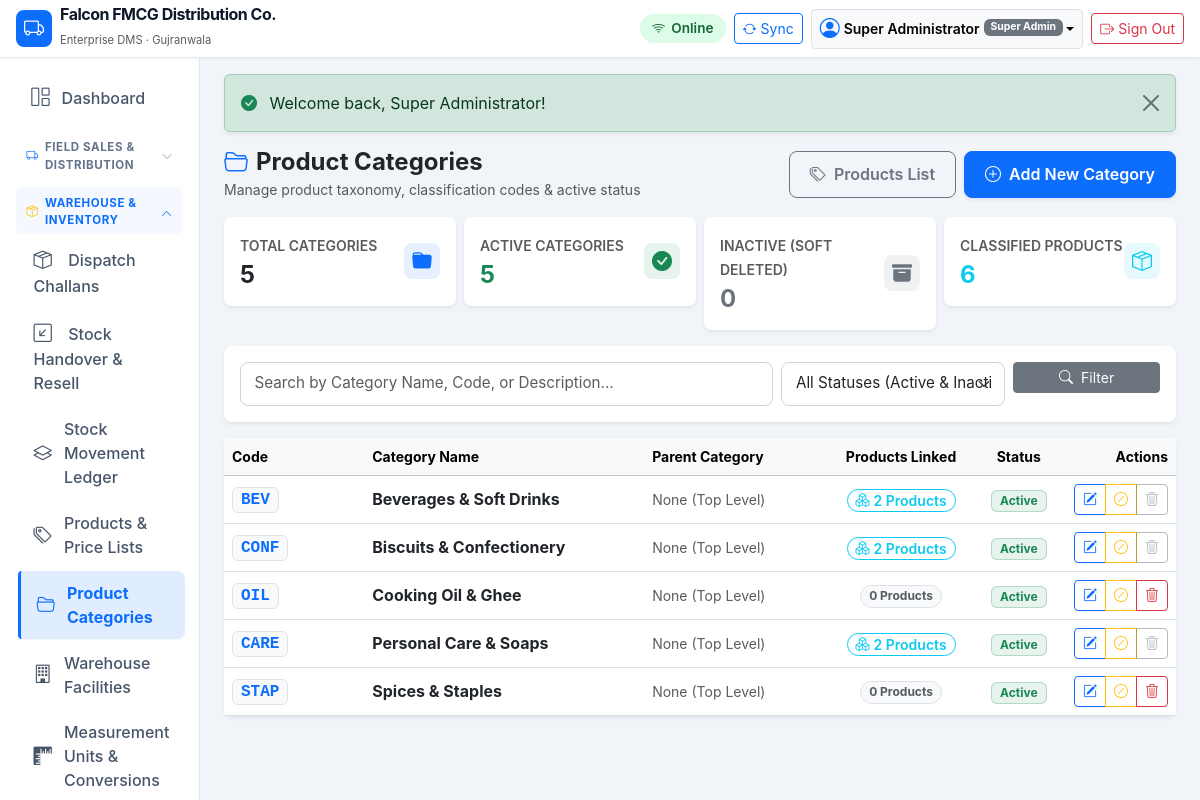
Page /modules/products/categories.php (signed in) on the committed database.
### tables this page shows
CREATE TABLE `companies` (
    `id` INT UNSIGNED AUTO_INCREMENT PRIMARY KEY,
    `name` VARCHAR(150) NOT NULL,
    `legal_name` VARCHAR(200) NULL,
    `email` VARCHAR(100) NULL,
    `phone` VARCHAR(50) NULL,
    `address` TEXT NULL,
    `city` VARCHAR(100) DEFAULT 'Gujranwala',
    `ntn` VARCHAR(50) NULL,
    `strn` VARCHAR(50) NULL,
    `currency` VARCHAR(10) DEFAULT 'PKR',
    `currency_symbol` VARCHAR(10) DEFAULT 'Rs.',
    `financial_year_start` DATE NULL,
    `invoice_prefix` VARCHAR(10) DEFAULT 'INV-',
    `purchase_prefix` VARCHAR(10) DEFAULT 'PO-',
    `order_prefix` VARCHAR(10) DEFAULT 'SO-',
    `delivery_prefix` VARCHAR(10) DEFAULT 'DC-',
    `receipt_prefix` VARCHAR(10) DEFAULT 'RCP-',
    `default_warehouse_id` INT UNSIGNED NULL,
    `inventory_valuation` ENUM('WAC', 'FIFO') DEFAULT 'WAC',
    `allow_negative_stock` TINYINT(1) DEFAULT 0,
    `status` ENUM('active', 'inactive') DEFAULT 'active',
    `created_at` TIMESTAMP DEFAULT CURRENT_TIMESTAMP,
    `updated_at` TIMESTAMP DEFAULT CURRENT_TIMESTAMP ON UPDATE CURRENT_TIMESTAMP
);

CREATE TABLE `users` (
    `id` INT UNSIGNED AUTO_INCREMENT PRIMARY KEY,
    `role_id` INT UNSIGNED NOT NULL,
    `username` VARCHAR(80) NOT NULL UNIQUE,
    `password_hash` VARCHAR(255) NOT NULL,
    `full_name` VARCHAR(150) NOT NULL,
    `email` VARCHAR(120) NULL,
    `phone` VARCHAR(50) NULL,
    `status` ENUM('active', 'inactive', 'suspended') DEFAULT 'active',
    `last_login_at` DATETIME NULL,
    `created_at` TIMESTAMP DEFAULT CURRENT_TIMESTAMP,
    `updated_at` TIMESTAMP DEFAULT CURRENT_TIMESTAMP ON UPDATE CURRENT_TIMESTAMP,
    CONSTRAINT `fk_users_role` FOREIGN KEY (`role_id`) REFERENCES `roles` (`id`)
);

CREATE TABLE `roles` (
    `id` INT UNSIGNED AUTO_INCREMENT PRIMARY KEY,
    `name` VARCHAR(100) NOT NULL,
    `slug` VARCHAR(100) NOT NULL UNIQUE,
    `description` VARCHAR(255) NULL,
    `is_system` TINYINT(1) DEFAULT 0,
    `created_at` TIMESTAMP DEFAULT CURRENT_TIMESTAMP
);

CREATE TABLE `categories` (
    `id` INT UNSIGNED AUTO_INCREMENT PRIMARY KEY,
    `name` VARCHAR(100) NOT NULL,
    `code` VARCHAR(50) NOT NULL UNIQUE,
    `description` TEXT NULL,
    `parent_id` INT UNSIGNED NULL,
    `status` ENUM('active', 'inactive') DEFAULT 'active',
    `created_at` TIMESTAMP DEFAULT CURRENT_TIMESTAMP,
    CONSTRAINT `fk_cat_parent` FOREIGN KEY (`parent_id`) REFERENCES `categories` (`id`) ON DELETE SET NULL
);

### modules/products/categories.php (the view, shortened to what the rows shown need)
<?php
requireLogin();
$pdo = getDatabaseConnection();
$currentUser = getCurrentUser();
$where = ["1=1"];
$params = [];
$whereSql = implode(' AND ', $where);
$query = "
    SELECT c.*,
           p.name AS parent_name,
           (SELECT COUNT(*) FROM `products` pr WHERE pr.category_id = c.id) AS product_count,
           (SELECT COUNT(*) FROM `products` pr WHERE pr.category_id = c.id AND pr.status = 'active') AS active_product_count
    FROM `categories` c
    LEFT JOIN `categories` p ON c.parent_id = p.id
    WHERE {$whereSql}
    ORDER BY c.name ASC
";
$stmt = $pdo->prepare($query);
$stmt->execute($params);
$categories = $stmt->fetchAll();
require_once dirname(__DIR__, 2) . '/includes/header.php';
?>
<div class="card border-0 shadow-sm rounded-3">
    <div class="card-body p-0">
        <?php if (empty($categories)): ?>
            <div class="p-4 text-center text-muted">
                <i class="bi bi-folder-x fs-1 d-block text-secondary opacity-50 mb-2"></i>
                No categories found matching your query.
            </div>
        <?php else: ?>
            <div class="table-responsive">
                <table class="table table-hover align-middle mb-0">
                    <thead class="table-light small">
                        <tr>
                            <th style="width: 15%;">Code</th>
                            <th style="width: 30%;">Category Name</th>
                            <th style="width: 20%;">Parent Category</th>
                            <th style="width: 15%;" class="text-center">Products Linked</th>
                            <th style="width: 10%;" class="text-center">Status</th>
                            <th style="width: 10%;" class="text-end">Actions</th>
                        </tr>
                    </thead>
                    <tbody>
                        <?php foreach ($categories as $cat): ?>
                            <tr class="<?= $cat['status'] === 'inactive' ? 'table-light opacity-75' : '' ?>">
                                <td>
                                    <span class="badge bg-light text-primary border font-monospace px-2 py-1 fs-6">
                                        <?= htmlspecialchars($cat['code']) ?>
                                    </span>
                                </td>
                                <td>
                                    <div class="fw-bold text-dark fs-6"><?= htmlspecialchars($cat['name']) ?></div>
                                </td>
                                <td>
                                    <?php if (!empty($cat['parent_name'])): ?>
                                        <span class="badge bg-light text-dark border">
                                            <i class="bi bi-arrow-return-right me-1 text-muted"></i><?= htmlspecialchars($cat['parent_name']) ?>
                                        </span>
                                    <?php else: ?>
                                        <span class="text-muted small">None (Top Level)</span>
                                    <?php endif; ?>
                                </td>
                                <td class="text-center">
                                    <?php if ((int)$cat['product_count'] > 0): ?>
                                        <a href="<?= BASE_URL ?>/modules/products/index.php?cat_id=<?= $cat['id'] ?>" class="btn btn-sm btn-outline-info py-0 px-2 rounded-pill fw-semibold" title="View products in this category">
                                            <i class="bi bi-boxes me-1"></i><?= $cat['product_count'] ?> Products
                                        </a>
                                    <?php else: ?>
                                        <span class="badge bg-light text-muted border rounded-pill">0 Products</span>
                                    <?php endif; ?>
                                </td>
                                <td class="text-center">
                                    <?php if ($cat['status'] === 'active'): ?>
                                        <span class="badge bg-success bg-opacity-10 text-success border border-success border-opacity-25 px-2 py-1">Active</span>
                                    <?php else: ?>
                                        <span class="badge bg-secondary bg-opacity-10 text-secondary border border-secondary border-opacity-25 px-2 py-1">Inactive (Soft-Deleted)</span>
                                    <?php endif; ?>
                                </td>
                                <td class="text-end">
                                    <div class="btn-group btn-group-sm">
                                        <?php if (hasPermission('products', 'edit')): ?>
                                            <button type="button" class="btn btn-outline-primary"
                                                    title="Edit Category"
                                                    onclick='openEditModal(<?= json_encode($cat, JSON_HEX_APOS | JSON_HEX_QUOT) ?>)'>
                                                <i class="bi bi-pencil-square"></i>
                                            </button>
                                            <?php if ($cat['status'] === 'active'): ?>
                                                <button type="button" class="btn btn-outline-warning"
                                                        title="Deactivate / Soft Delete Category"
                                                        onclick="confirmToggleStatus(<?= $cat['id'] ?>, '<?= htmlspecialchars(addslashes($cat['name'])) ?>', 'deactivate')">
                                                    <i class="bi bi-slash-circle"></i>
                                                </button>
                                            <?php endif; ?>
                                        <?php endif; ?>
                                        <?php if (hasPermission('products', 'delete')): ?>
                                            <?php if ((int)$cat['product_count'] === 0): ?>
                                                <button type="button" class="btn btn-outline-danger"
                                                        title="Delete Category"
                                                        onclick="confirmPermanentDelete(<?= $cat['id'] ?>, '<?= htmlspecialchars(addslashes($cat['name'])) ?>')">
                                                    <i class="bi bi-trash3"></i>
                                                </button>
                                            <?php else: ?>
                                                <button type="button" class="btn btn-outline-secondary opacity-50"
                                                        disabled
                                                        title="Cannot delete: <?= $cat['product_count'] ?> products are linked. Use Deactivate (Soft-Delete) instead.">
                                                    <i class="bi bi-trash3"></i>
                                                </button>
                                            <?php endif; ?>
                                        <?php endif; ?>
                                    </div>
                                </td>
                            </tr>
                        <?php endforeach; ?>
                    </tbody>
                </table>
            </div>
        <?php endif; ?>
    </div>
</div>
<?php require_once dirname(__DIR__, 2) . '/includes/footer.php'; ?>

### includes/header.php (shortened to what the rows shown need)
<?php
$currentUser = getCurrentUser();
$company = getCompanyInfo(getDatabaseConnection());
?>
<!DOCTYPE html>
<html lang="en">
<head>
    <link rel="stylesheet" href="<?= BASE_URL ?>/assets/vendor/bootstrap/bootstrap.min.css">
    <link rel="stylesheet" href="<?= BASE_URL ?>/assets/vendor/bootstrap-icons/bootstrap-icons.min.css">
    <link rel="stylesheet" href="<?= BASE_URL ?>/assets/css/app.css">
</head>
<body>
<header class="navbar navbar-expand-lg navbar-dms sticky-top px-3 py-2">
    <div class="container-fluid p-0">
        <a class="navbar-brand d-flex align-items-center me-3" href="<?= BASE_URL ?>/dashboard.php">
            <div>
                <div class="brand-text fs-6 lh-1"><?= htmlspecialchars($company['name'] ?? APP_NAME) ?></div>
                <small class="text-muted" style="font-size: 0.7rem;">Enterprise DMS · <?= htmlspecialchars($company['city'] ?? 'Gujranwala') ?></small>
            </div>
        </a>
        <div class="d-flex align-items-center ms-auto gap-2">
            <?php if ($currentUser): ?>
            <div class="dropdown">
                <button class="btn btn-sm btn-light border dropdown-toggle d-flex align-items-center" type="button" data-bs-toggle="dropdown" aria-expanded="false">
                    <i class="bi bi-person-circle fs-5 me-1 text-primary"></i>
                    <span class="d-none d-md-inline fw-semibold me-1"><?= htmlspecialchars($currentUser['full_name']) ?></span>
                    <span class="badge bg-secondary" style="font-size: 0.65rem;"><?= htmlspecialchars($currentUser['role_name']) ?></span>
                </button>
            </div>
            <a href="<?= BASE_URL ?>/logout.php" class="btn btn-sm btn-outline-danger d-flex align-items-center" title="Sign Out">
                <i class="bi bi-box-arrow-right me-1"></i>
                <span class="d-none d-sm-inline">Sign Out</span>
            </a>
            <?php endif; ?>
        </div>
    </div>
</header>
<div class="container-fluid dms-layout-container">
    <div class="row g-0 h-100">
        <?php if ($currentUser): ?>
            <main class="col-md-9 ms-sm-auto col-lg-10 px-md-4 py-3 dms-main-content">
        <?php else: ?>
            <main class="col-12 px-3 py-4 dms-main-content">
        <?php endif; ?>

### rows in the picture
companies: name "Falcon FMCG Distribution Co.", city "Gujranwala"
users: full_name "Super Administrator", role.name "Super Admin"
categories: code "BEV", name "Beverages & Soft Drinks", product_count "2", status "Active"
categories: code "CONF", name "Biscuits & Confectionery", product_count "2", status "Active"
categories: code "OIL", name "Cooking Oil & Ghee", shows "0 Products", status "Active"
categories: code "CARE", name "Personal Care & Soaps", product_count "2", status "Active"
categories: code "STAP", name "Spices & Staples", shows "0 Products", status "Active"

### other values in the picture
$flash['message'] "Welcome back, Super Administrator!"
$totalCategories "5"
$activeCategories "5"
$inactiveCategories "0"
$totalProducts "6"
